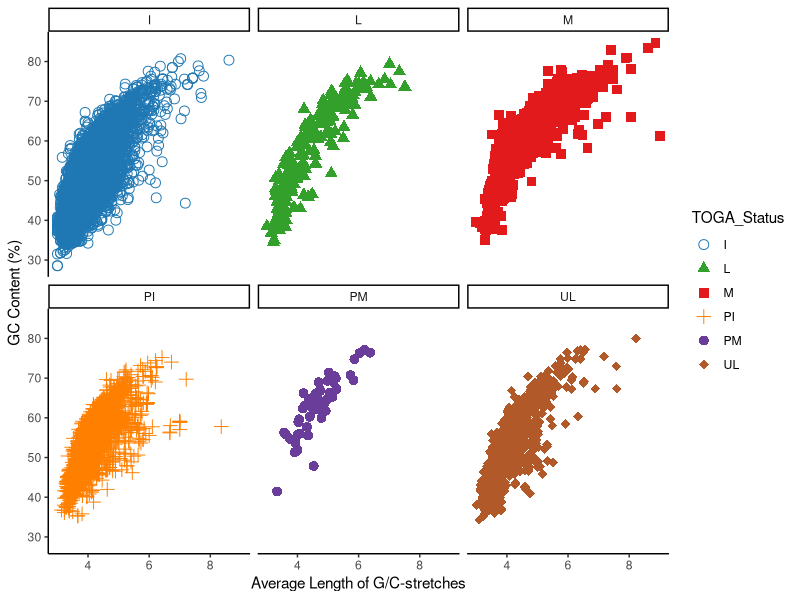
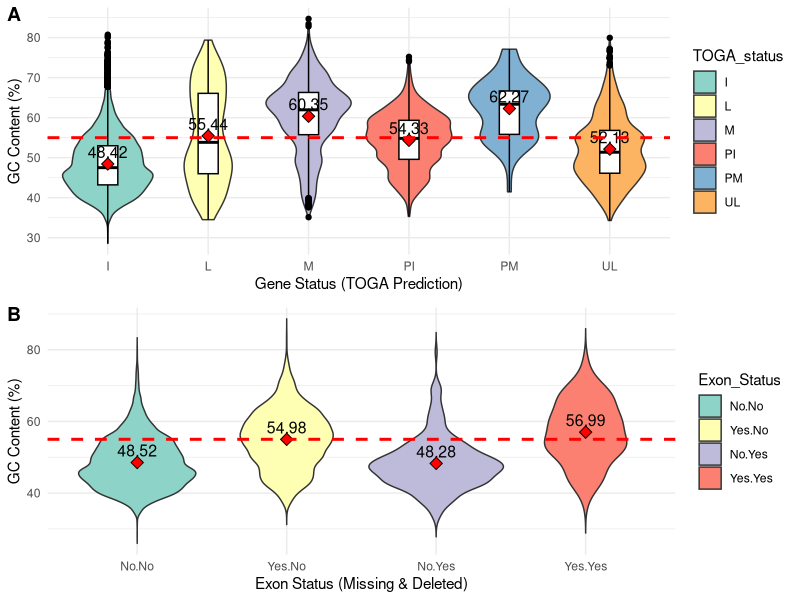

These figures' R source, in order:
library(ggplot2)
library(dplyr)
library(ggpubr)
# Load your data
df <- read.table("S.harrisii.info.tsv", header = TRUE, sep = '\t')


# Define colors and shapes
TOGA_Status <- c("I", "L", "M", "PI", "PM", "UL")
colors <- c("#1f78b4", "#33a02c", "#e31a1c", "#ff7f00", "#6a3d9a", "#b15928")
shapes <- c(1, 17, 15, 3, 16, 18)

# Create mapping for colors and shapes
color_mapping <- setNames(colors, TOGA_Status)
shape_mapping <- setNames(shapes, TOGA_Status)

# Plot
p1 <- ggplot(df, aes(x = GC_Stretch, y = GC_Content, color = `TOGA_status`, shape = `TOGA_status`)) +
  geom_point(size = 3) +
  scale_color_manual(values = color_mapping, name = "TOGA_Status") +
  scale_shape_manual(values = shape_mapping, name = "TOGA_Status") +
  labs(x = "Average Length of G/C-stretches",
       y = "GC Content (%)") +
  theme(legend.position = "right",
        plot.title = element_text(face = "bold"),
        axis.text = element_text(face = "bold"), 
        axis.title = element_text(face = "bold")) +
  guides(color = guide_legend(ncol = 1, byrow = TRUE),
         shape = guide_legend(ncol = 1, byrow = TRUE))+
  theme_classic() +
  scale_fill_brewer(palette = "Set3")+
  facet_wrap(~ TOGA_status)

tiff('GC_Content_vs_GC-stretch.tiff', units="in", width=16, height=9, res=900, compression = 'lzw')
print(p1)
dev.off()

mean_values <- df %>%
  group_by(TOGA_status) %>%
  summarize(mean_GC_Content = mean(GC_Content, na.rm = TRUE))

# Create the first plot for TOGA_status
p2 <- ggplot(df, aes(x = TOGA_status, y = GC_Content, fill = TOGA_status)) +
  geom_violin() +
  geom_boxplot(width = 0.2, fill = "white", color = "black") +
  stat_summary(fun = mean, geom = "point", shape = 23, size = 3, color = "black", fill = "red") + # Add mean points
  geom_text(data = mean_values, aes(label = round(mean_GC_Content, 2), y = mean_GC_Content), 
            vjust = -0.5, color = "black", size = 4) + # Add text labels for means
  labs(x = "Gene Status (TOGA Prediction)",
       y = "GC Content (%)") +
  geom_hline(yintercept = 55, linetype = "dashed", color = "red", size = 1) +
  theme_minimal() +
  scale_fill_brewer(palette = "Set3")

# Convert Missing_exon and Deleted_exon to factors
df$Missing_exon <- factor(df$Missing_exon)
df$Deleted_exon <- factor(df$Deleted_exon)

# Create a combined status variable for better visualization
df$Exon_Status <- interaction(df$Missing_exon, df$Deleted_exon)

# Calculate mean GC content for Exon_Status
summary_stats <- df %>%
  group_by(Exon_Status) %>%
  summarise(mean_gc = mean(GC_Content, na.rm = TRUE))

# Create the second plot for Exon_Status
p3 <- ggplot(df, aes(x = Exon_Status, y = GC_Content, fill = Exon_Status)) +
  geom_violin(trim = FALSE) +
  stat_summary(fun = mean, geom = "point", shape = 23, size = 3, color = "black", fill = "red") + # Add mean points
  geom_text(data = summary_stats, aes(label = round(mean_gc, 2), y = mean_gc), 
            vjust = -0.5, color = "black", size = 4) + # Corrected to use mean_gc for labels
  labs(x = "Exon Status (Missing & Deleted)",
       y = "GC Content (%)") +
  geom_hline(yintercept = 55, linetype = "dashed", color = "red", size = 1) +
  theme_minimal() +
  scale_fill_brewer(palette = "Set3")

# Arrange the plots vertically
p23<-ggarrange(p2, p3, 
          labels = c("A", "B"),
          ncol = 1, nrow = 2)
tiff('Desity_plot_GC.tiff', units="in", width=16, height=9, res=900, compression = 'lzw')

ggarrange(p2, p3, 
          labels = c("A", "B"),
          ncol = 1, nrow = 2)

dev.off()

